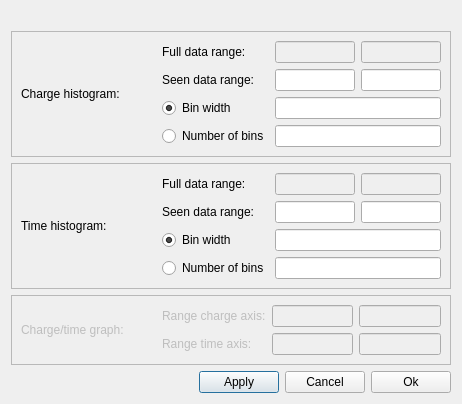
<?xml version="1.0" encoding="UTF-8"?>
<ui version="4.0">
 <class>SetupChannelWindow</class>
 <widget class="QDialog" name="SetupChannelWindow">
  <property name="geometry">
   <rect>
    <x>0</x>
    <y>0</y>
    <width>462</width>
    <height>402</height>
   </rect>
  </property>
  <property name="windowTitle">
   <string>Dialog</string>
  </property>
  <layout class="QVBoxLayout" name="verticalLayout_2">
   <item>
    <layout class="QHBoxLayout" name="horizontalLayout_10">
     <item>
      <widget class="QLabel" name="lbl_channelID">
       <property name="text">
        <string/>
       </property>
      </widget>
     </item>
    </layout>
   </item>
   <item>
    <layout class="QVBoxLayout" name="verticalLayout" stretch="1,1,1,0">
     <property name="sizeConstraint">
      <enum>QLayout::SetDefaultConstraint</enum>
     </property>
     <item>
      <widget class="QFrame" name="frame_2">
       <property name="frameShape">
        <enum>QFrame::StyledPanel</enum>
       </property>
       <property name="frameShadow">
        <enum>QFrame::Raised</enum>
       </property>
       <layout class="QHBoxLayout" name="horizontalLayout_7">
        <item>
         <layout class="QHBoxLayout" name="horizontalLayout_2" stretch="0,0">
          <item>
           <widget class="QLabel" name="label">
            <property name="sizePolicy">
             <sizepolicy hsizetype="Fixed" vsizetype="Preferred">
              <horstretch>0</horstretch>
              <verstretch>0</verstretch>
             </sizepolicy>
            </property>
            <property name="minimumSize">
             <size>
              <width>135</width>
              <height>0</height>
             </size>
            </property>
            <property name="maximumSize">
             <size>
              <width>135</width>
              <height>16777215</height>
             </size>
            </property>
            <property name="text">
             <string>Charge histogram:</string>
            </property>
           </widget>
          </item>
          <item>
           <layout class="QGridLayout" name="gridLayout_8">
            <item row="3" column="1" colspan="2">
             <widget class="QLineEdit" name="le_nBins_charge"/>
            </item>
            <item row="1" column="1">
             <widget class="QLineEdit" name="le_chargeRange_left">
              <property name="text">
               <string/>
              </property>
              <property name="dragEnabled">
               <bool>true</bool>
              </property>
              <property name="readOnly">
               <bool>false</bool>
              </property>
             </widget>
            </item>
            <item row="0" column="1">
             <widget class="QLineEdit" name="le_full_chargeRange_left">
              <property name="enabled">
               <bool>false</bool>
              </property>
              <property name="text">
               <string/>
              </property>
              <property name="dragEnabled">
               <bool>false</bool>
              </property>
              <property name="readOnly">
               <bool>true</bool>
              </property>
             </widget>
            </item>
            <item row="0" column="0">
             <widget class="QLabel" name="label_6">
              <property name="text">
               <string>Full data range:</string>
              </property>
             </widget>
            </item>
            <item row="3" column="0">
             <widget class="QRadioButton" name="rb_nBins_charge">
              <property name="text">
               <string>Number of bins</string>
              </property>
             </widget>
            </item>
            <item row="0" column="2">
             <widget class="QLineEdit" name="le_full_chargeRange_right">
              <property name="enabled">
               <bool>false</bool>
              </property>
              <property name="mouseTracking">
               <bool>true</bool>
              </property>
              <property name="text">
               <string/>
              </property>
              <property name="echoMode">
               <enum>QLineEdit::Normal</enum>
              </property>
              <property name="dragEnabled">
               <bool>false</bool>
              </property>
              <property name="readOnly">
               <bool>true</bool>
              </property>
              <property name="placeholderText">
               <string/>
              </property>
             </widget>
            </item>
            <item row="1" column="2">
             <widget class="QLineEdit" name="le_chargeRange_right">
              <property name="mouseTracking">
               <bool>true</bool>
              </property>
              <property name="text">
               <string/>
              </property>
              <property name="echoMode">
               <enum>QLineEdit::Normal</enum>
              </property>
              <property name="readOnly">
               <bool>false</bool>
              </property>
              <property name="placeholderText">
               <string/>
              </property>
             </widget>
            </item>
            <item row="2" column="1" colspan="2">
             <widget class="QLineEdit" name="le_binWidth_charge"/>
            </item>
            <item row="2" column="0">
             <widget class="QRadioButton" name="rb_binW_charge">
              <property name="enabled">
               <bool>true</bool>
              </property>
              <property name="text">
               <string>Bin width</string>
              </property>
              <property name="checked">
               <bool>true</bool>
              </property>
             </widget>
            </item>
            <item row="1" column="0">
             <widget class="QLabel" name="label_5">
              <property name="text">
               <string>Seen data range:</string>
              </property>
             </widget>
            </item>
           </layout>
          </item>
         </layout>
        </item>
       </layout>
      </widget>
     </item>
     <item>
      <widget class="QFrame" name="frame_3">
       <property name="frameShape">
        <enum>QFrame::StyledPanel</enum>
       </property>
       <property name="frameShadow">
        <enum>QFrame::Raised</enum>
       </property>
       <layout class="QHBoxLayout" name="horizontalLayout_6">
        <item>
         <layout class="QHBoxLayout" name="horizontalLayout_3" stretch="0,0">
          <item>
           <widget class="QLabel" name="label_2">
            <property name="sizePolicy">
             <sizepolicy hsizetype="Fixed" vsizetype="Preferred">
              <horstretch>0</horstretch>
              <verstretch>0</verstretch>
             </sizepolicy>
            </property>
            <property name="minimumSize">
             <size>
              <width>135</width>
              <height>0</height>
             </size>
            </property>
            <property name="maximumSize">
             <size>
              <width>135</width>
              <height>16777215</height>
             </size>
            </property>
            <property name="text">
             <string>Time histogram:</string>
            </property>
           </widget>
          </item>
          <item>
           <layout class="QGridLayout" name="gridLayout_5">
            <item row="3" column="0">
             <widget class="QRadioButton" name="rb_nBins_time">
              <property name="text">
               <string>Number of bins</string>
              </property>
             </widget>
            </item>
            <item row="3" column="1" colspan="2">
             <widget class="QLineEdit" name="le_nBins_time"/>
            </item>
            <item row="2" column="0">
             <widget class="QRadioButton" name="rb_binW_time">
              <property name="text">
               <string>Bin width</string>
              </property>
              <property name="checked">
               <bool>true</bool>
              </property>
             </widget>
            </item>
            <item row="1" column="0">
             <widget class="QLabel" name="label_4">
              <property name="text">
               <string>Seen data range:</string>
              </property>
             </widget>
            </item>
            <item row="1" column="1">
             <widget class="QLineEdit" name="le_timeRange_left">
              <property name="text">
               <string/>
              </property>
              <property name="readOnly">
               <bool>false</bool>
              </property>
             </widget>
            </item>
            <item row="1" column="2">
             <widget class="QLineEdit" name="le_timeRange_right">
              <property name="text">
               <string/>
              </property>
              <property name="dragEnabled">
               <bool>false</bool>
              </property>
              <property name="readOnly">
               <bool>false</bool>
              </property>
             </widget>
            </item>
            <item row="2" column="1" colspan="2">
             <widget class="QLineEdit" name="le_binWidth_time"/>
            </item>
            <item row="0" column="0">
             <widget class="QLabel" name="label_7">
              <property name="text">
               <string>Full data range:</string>
              </property>
             </widget>
            </item>
            <item row="0" column="1">
             <widget class="QLineEdit" name="le_full_timeRange_left">
              <property name="enabled">
               <bool>false</bool>
              </property>
              <property name="text">
               <string/>
              </property>
              <property name="readOnly">
               <bool>true</bool>
              </property>
             </widget>
            </item>
            <item row="0" column="2">
             <widget class="QLineEdit" name="le_full_timeRange_right">
              <property name="enabled">
               <bool>false</bool>
              </property>
              <property name="text">
               <string/>
              </property>
              <property name="dragEnabled">
               <bool>false</bool>
              </property>
              <property name="readOnly">
               <bool>true</bool>
              </property>
             </widget>
            </item>
           </layout>
          </item>
         </layout>
        </item>
       </layout>
      </widget>
     </item>
     <item>
      <widget class="QFrame" name="frame">
       <property name="enabled">
        <bool>false</bool>
       </property>
       <property name="frameShape">
        <enum>QFrame::StyledPanel</enum>
       </property>
       <property name="frameShadow">
        <enum>QFrame::Raised</enum>
       </property>
       <layout class="QHBoxLayout" name="horizontalLayout_5">
        <item>
         <layout class="QHBoxLayout" name="horizontalLayout_4" stretch="0,1">
          <item>
           <widget class="QLabel" name="label_3">
            <property name="sizePolicy">
             <sizepolicy hsizetype="Fixed" vsizetype="Preferred">
              <horstretch>135</horstretch>
              <verstretch>0</verstretch>
             </sizepolicy>
            </property>
            <property name="maximumSize">
             <size>
              <width>135</width>
              <height>16777215</height>
             </size>
            </property>
            <property name="text">
             <string>Charge/time graph:</string>
            </property>
           </widget>
          </item>
          <item>
           <layout class="QGridLayout" name="gridLayout_6">
            <item row="0" column="0">
             <layout class="QGridLayout" name="gridLayout_7">
              <item row="1" column="0">
               <widget class="QLabel" name="label_12">
                <property name="text">
                 <string>Range time axis:</string>
                </property>
               </widget>
              </item>
              <item row="0" column="2">
               <widget class="QLineEdit" name="lineEdit_9"/>
              </item>
              <item row="1" column="2">
               <widget class="QLineEdit" name="lineEdit_13"/>
              </item>
              <item row="0" column="0">
               <widget class="QLabel" name="label_10">
                <property name="text">
                 <string>Range charge axis:</string>
                </property>
               </widget>
              </item>
              <item row="1" column="1">
               <widget class="QLineEdit" name="lineEdit_11"/>
              </item>
              <item row="0" column="1">
               <widget class="QLineEdit" name="lineEdit_10"/>
              </item>
             </layout>
            </item>
           </layout>
          </item>
         </layout>
        </item>
       </layout>
      </widget>
     </item>
     <item>
      <layout class="QHBoxLayout" name="horizontalLayout" stretch="0,0,0,0">
       <property name="sizeConstraint">
        <enum>QLayout::SetMinimumSize</enum>
       </property>
       <property name="topMargin">
        <number>0</number>
       </property>
       <item>
        <spacer name="horizontalSpacer">
         <property name="orientation">
          <enum>Qt::Horizontal</enum>
         </property>
         <property name="sizeHint" stdset="0">
          <size>
           <width>40</width>
           <height>20</height>
          </size>
         </property>
        </spacer>
       </item>
       <item>
        <widget class="QPushButton" name="ApplyButton">
         <property name="text">
          <string>Apply</string>
         </property>
        </widget>
       </item>
       <item>
        <widget class="QPushButton" name="CancelButton">
         <property name="text">
          <string>Cancel</string>
         </property>
        </widget>
       </item>
       <item>
        <widget class="QPushButton" name="OkButton">
         <property name="text">
          <string>Ok</string>
         </property>
        </widget>
       </item>
      </layout>
     </item>
    </layout>
   </item>
  </layout>
 </widget>
 <resources/>
 <connections/>
</ui>
